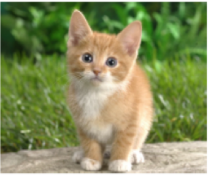
#> input picture 1.png, 208 x 175 px
$ python -i python_base_data_augmentation.py   (imports and definitions only)
#> lines starting #> are read from the running program, lines starting #| are printed output that depends on the picture
# ---------------------------------
#   !Copyright(C) 2018,北京博众
#   All right reserved.
#   文件名称：data augmentation
#   摘   要：对图像数据进行增强，包括随机旋转，随机裁剪，随机噪声，平移变换，图像反转,默认输入RGB图像
#   当前版本:2019090311
#   作   者：陈瑞侠,崔宗会
#   完成日期：2019-09-03
# ---------------------------------
'''
功能：
    对分类分割和检测任务进行数据增强，：
要求：
    对分类任务，输入的label类型为int或float
    对分割任务，请输入一个二维的ndarray对象，且label的高宽与image高宽相等
    对检测任务，请输入一个N*5的ndarray对象，其中N为图像中目标个数，5则是bbox的左上右下角坐标（顺序先列后行）和一个类别
'''

import cv2
import numpy as np
from skimage import util


# [46 lines left out: functions rotate_image_and_label, random_rotate_image_and_label, not called in this run]


def shear_image_and_label(image, label=None, scale1=-1.0, scale2=1.0):
    """
    对image和label进行剪切变形
    :param image:输入的图像
    :param label:输入的标签
    :param scale1:剪切变形第一个尺度参数
    :param scale2:剪切变形第二个尺度参数
    :return:剪切后的图像(标签)
    """
#> called with scale1 = -1, scale2 = 1
    height, width = image.shape[:2]
#> height = 175; width = 208
    rotation_matrix2d = np.ones((2, 3))
    rotation_matrix2d[0, 1] = scale1
    rotation_matrix2d[1, 0] = scale2
    deltx = -rotation_matrix2d[0, 1] * height / 2
#> deltx = 87.5
    delty = - rotation_matrix2d[1, 0] * width / 2
#> delty = -104

    rotation_matrix2d[0, 2] = deltx
    rotation_matrix2d[1, 2] = delty

    transformed_img = cv2.warpAffine(image, rotation_matrix2d, (width, height))
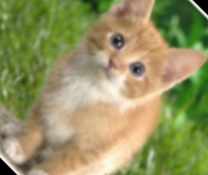
#> transformed_img: shape (175, 208, 3); mean R, G, B 148.2, 146.8, 97
    if label is None:
        return transformed_img
    elif isinstance(label, int) or isinstance(label, float):
        return transformed_img, label
    elif len(label.shape) == 2 and label.shape == image.shape[:2]:
        label = cv2.warpAffine(label, rotation_matrix2d, (width, height), flags=cv2.INTER_LINEAR)
        return transformed_img, label
    elif len(label.shape) == 2 and label.shape[1] == 5:
        label = label.astype(np.float64)
        bboxes = label[:, :4]
        binary_image = np.zeros((image.shape[0], image.shape[1]), dtype=np.uint8)
        for i, bbox in enumerate(bboxes):
            img = binary_image.copy()
            img[int(bbox[1]):int(bbox[3]), int(bbox[0]):int(bbox[2])] = 1
            bbox_img = cv2.warpAffine(img, rotation_matrix2d, (img.shape[1], img.shape[0]))
            x, y, w, h = cv2.boundingRect(bbox_img)
            bboxes[i, :] = x, y, x + w, y + h
        label[:, :4] = __clip_box(bboxes, [0, 0, width, height])
        label = label.astype(np.int32)
        return transformed_img, label
    raise ValueError('分割任务label的高宽要与image的高宽一致！',
                     '目标检测任务label的shape要是一个N*5的ndarray对象')


# [405 lines left out: functions random_shear_image_and_label, scale_image_and_label, resize_image_and_label, random_scale_image_and_label, flip_image_and_label, random_flip_image_and_label and 9 more, not called in this run]

>>> import cv2
>>> picture = cv2.cvtColor(cv2.imread('../../../1.png'), cv2.COLOR_BGR2RGB)
>>> result = shear_image_and_label(picture)
